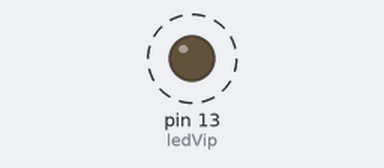
Bench run of a sketch on a simulated Arduino Uno, built with avr-gcc and run on an emulated ATmega328P. Shown: output pins drawn as LEDs (lit = HIGH). Dashed ring = blinking.

Above: at 0.3 s.
Timing chart, 0 to 3.0 s (numbered marks = the images above):
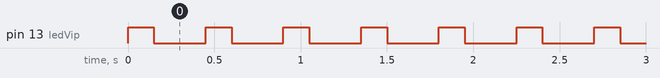

Measured:
- by itself, pin 13 (ledVip): alternates HIGH for 0.15 s and LOW for 0.30 s

The sketch:

sketch_oct4a.ino
```cpp
const int ledVip = 13;
void setup() {
  // put your setup code here, to run once:
  pinMode(ledVip, OUTPUT);
}

void loop() {
  // put your main code here, to run repeatedly:
  digitalWrite(ledVip, HIGH);
  delay(150);
  digitalWrite(ledVip,LOW);
  delay(300);
}
```
